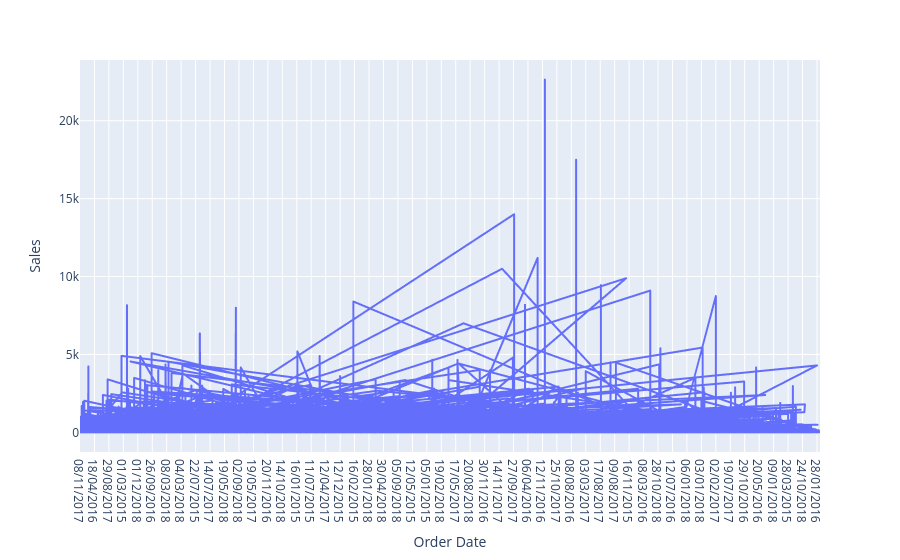

Notebook cell for this chart:
### Code cell
fig = px.line(data, x='Order Date', y='Sales')
fig.show()

### Figure 1 — Plotly figure (JSON) as saved in the notebook; plotly's stock layout.template omitted (floating-point values rounded to 4 significant figures; data arrays with more than 128 entries replaced by an {"elided": "..."} marker saying what was removed)
{"data": [{"hovertemplate": "Order Date=%{x}<br>Sales=%{y}<extra></extra>", "legendgroup": "", "line": {"color": "#636efa", "dash": "solid"}, "marker": {"symbol": "circle"}, "mode": "lines", "name": "", "showlegend": false, "type": "scattergl", "x": {"elided": "9800 str values"}, "xaxis": "x", "y": {"elided": "9800 float values"}, "yaxis": "y"}], "layout": {"legend": {"tracegroupgap": 0}, "margin": {"t": 60}, "xaxis": {"anchor": "y", "domain": [0, 1], "title": {"text": "Order Date"}}, "yaxis": {"anchor": "x", "domain": [0, 1], "title": {"text": "Sales"}}}}
